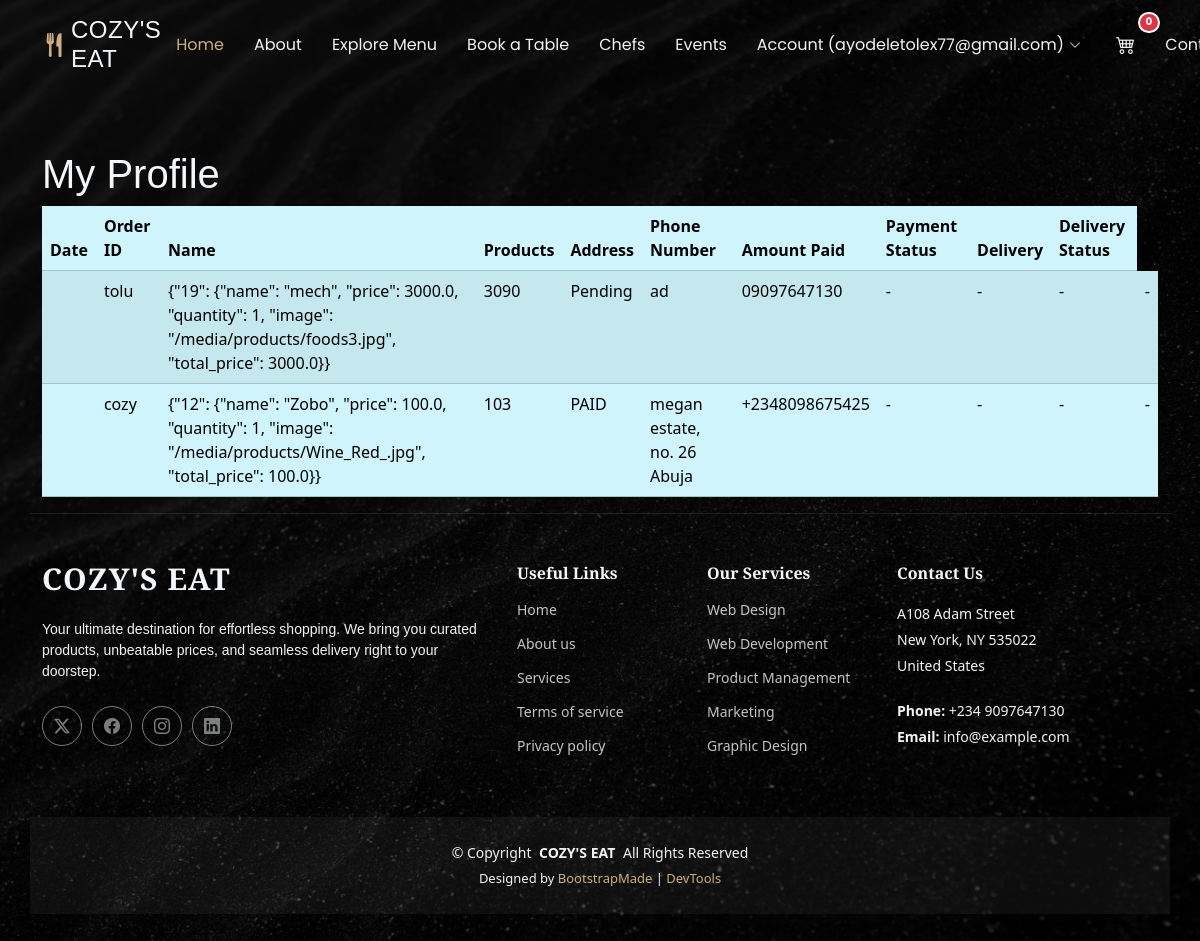
Page /account/profile/ (signed in) on the committed database.
### events/models.py (models this page shows, shortened)
class Orders(models.Model):
    order_id = models.AutoField(primary_key=True)
    items_json = models.CharField(max_length=5000)
    amount = models.IntegerField(default=0)
    name = models.CharField(max_length=90)
    email = models.CharField(max_length=90)
    address1 = models.CharField(max_length=200)
    address2 = models.CharField(max_length=200)
    city = models.CharField(max_length=100)
    state = models.CharField(max_length=100)
    zip_code = models.CharField(max_length=100)
    oid = models.CharField(max_length=50, blank=True)
    amountpaid = models.CharField(max_length=500, blank=True, null=True)
    paymentstatus = models.CharField(max_length=20, blank=True)
    phone = models.CharField(max_length=100, default="")

### account/views.py (the view)
# urls.py: path('profile/', views.profile, name='profile'),
@login_required
def profile(request):
    currentuser = request.user.username
    items = Orders.objects.filter(email=currentuser)
    order_data = []
    for i in items:
        myid = i.oid
        try:
            rid = int(myid.replace("ShopyCart", ""))
            status = OrderUpdate.objects.filter(Order_id=rid).order_by('-timestamp').first()
        except ValueError:
            status = None
        order_data.append({
            'order': i,
            'status': status
        })
    context = {"order_data": order_data}
    return render(request, "profile.html", context)

### events/context_processors.py (called while the page is built)
def cart_count(request):
    count = 0
    cart = request.session.get('cart', {})
    for item in cart.values():
        count += item.get('quantity', 0)
    return {'cart_count': count}

### templates/profile.html (shortened to what this page needs)
{% extends "base.html" %} {% block title %}Profile Page{% endblock title %}
{%block body %}
<section id="portfolio" class="portfolio section">
  <div class="container">
    <h1>My Profile</h1>
    <table class="table table-info table-striped">
      <thead>
        <tr>
          <th scope="col">Date</th>
          <th scope="col">Order ID</th>
          <th scope="col">Name</th>
          <th scope="col">Products</th>
          <th scope="col">Address</th>
          <th scope="col">Phone Number</th>
          <th scope="col">Amount Paid</th>
          <th scope="col">Payment Status</th>
          <th scope="col">Delivery</th>
          <th scope="col">Delivery Status</th>
        </tr>
      </thead>
      <tbody>
        {% for data in order_data %} {% with i=data.order j=data.status %}
        <tr>
          <th scope="row">{{i.oid}}</th>
          <td>{{i.name}}</td>
          <td>{{i.items_json}}</td>
          <td>{{i.amount}}</td>
          <td>{{i.paymentstatus}}</td>
          <td>{{i.address1}}</td>
          <td>{{i.phone}}</td>
          {% if j %}
          <td>{{j.update_desc}}</td>
          <td>{{j.delivered}}</td>
          {% if j.delivered %}
          <td><i class="fa-solid fa-circle-check">Delivered</i></td>
          {% else %}
          <td><i class="fa-solid fa-truck">Not Delivered</i></td>
          {% endif %}
          <td>{{j.timestamp}}</td>
          {% else %}
          <td>-</td>
          <td>-</td>
          <td>-</td>
          <td>-</td>
          {% endif %}
        </tr>
        {% endwith %} {% endfor %}
      </tbody>
    </table>
  </div>
  {% endblock body %}

### templates/base.html (shortened to what this page needs)
{% load static %}
<!DOCTYPE html>
<html lang="en">
<head>
  <link href="{% static "assets/vendor/bootstrap/css/bootstrap.min.css" %}" rel="stylesheet">
  <link href="{% static "assets/vendor/bootstrap-icons/bootstrap-icons.css" %}" rel="stylesheet">
  <link href="{% static "assets/vendor/aos/aos.css" %}" rel="stylesheet">
  <link href="{% static "assets/vendor/swiper/swiper-bundle.min.css" %}" rel="stylesheet">
  <link href="{% static "assets/css/main.css" %}" rel="stylesheet">
</head>
<body class="index-page">
  <header id="header" class="header d-flex align-items-center sticky-top">
    <div class="container position-relative d-flex align-items-center justify-content-between">
      <a href="{% url 'events:base' %}" class="logo d-flex align-items-center me-auto me-xl-0">
        <i class="bi bi-fork-knife"></i>
        <h1 class="sitename">COZY'S EAT</h1>
      </a>
      <nav id="navmenu" class="navmenu">
        <ul>
          <li><a href="{% url 'events:base' %}" class="active">Home</a></li>
          <li><a href="#about">About</a></li>
          <li><a href="{% url 'events:menu_view' %}">Explore Menu</a></li>
          <li><a href="#book-a-table">Book a Table</a></li>
          <li><a href="#chefs">Chefs</a></li>
          <li><a href="#events">Events</a></li>
        {% if user.is_authenticated %}
          <li class="dropdown"><a href="#"><span>Account ({{ user.get_full_name|default:user.username }})</span> <i class="bi bi-chevron-down toggle-dropdown"></i></a>
          </li>
        {% endif %}
        <li>
          <a href="{% url 'events:cart_detail' %}" class="cart-link">
            <i class="bi bi-cart4" style="font-size: 1.2rem;"></i>
            <span class="badge rounded-pill bg-danger cart-badge">
              {{ cart_count|default:"0" }}
            </span>
          </a>
        </li>
          <li><a href="#contact">Contact</a></li>
        </ul>
      </nav>
    </div>
  </header>
  {% block body %}{% endblock %}
  <footer id="footer" class="footer">
    <div class="container footer-top">
      <div class="row gy-4">
        <div class="col-lg-5 col-md-12 footer-about">
          <a href="index.html" class="logo d-flex align-items-center">
            <span class="sitename">COZY'S EAT</span>
          </a>
          <p>Your ultimate destination for effortless shopping. We bring you curated products, unbeatable prices, and seamless delivery right to your doorstep.</p>
          <div class="social-links d-flex mt-4">
            <a href=""><i class="bi bi-twitter-x"></i></a>
            <a href=""><i class="bi bi-facebook"></i></a>
            <a href=""><i class="bi bi-instagram"></i></a>
            <a href=""><i class="bi bi-linkedin"></i></a>
          </div>
        </div>
        <div class="col-lg-2 col-6 footer-links">
          <h4>Useful Links</h4>
          <ul>
            <li><a href="#">Home</a></li>
            <li><a href="#">About us</a></li>
            <li><a href="#">Services</a></li>
            <li><a href="#">Terms of service</a></li>
            <li><a href="#">Privacy policy</a></li>
          </ul>
        </div>
        <div class="col-lg-2 col-6 footer-links">
          <h4>Our Services</h4>
          <ul>
            <li><a href="#">Web Design</a></li>
            <li><a href="#">Web Development</a></li>
            <li><a href="#">Product Management</a></li>
            <li><a href="#">Marketing</a></li>
            <li><a href="#">Graphic Design</a></li>
          </ul>
        </div>
        <div class="col-lg-3 col-md-12 footer-contact text-center text-md-start">
          <h4>Contact Us</h4>
          <p>A108 Adam Street</p>
          <p>New York, NY 535022</p>
          <p>United States</p>
          <p class="mt-4"><strong>Phone:</strong> <span>+234 9097647130</span></p>
          <p><strong>Email:</strong> <span>info@example.com</span></p>
        </div>
      </div>
    </div>
    <div class="container copyright text-center mt-4">
      <p>© <span>Copyright</span> <strong class="px-1 sitename">COZY'S EAT</strong> <span>All Rights Reserved</span></p>
      <div class="credits">
        Designed by <a href="https://bootstrapmade.com/">BootstrapMade</a> | <a href="https://bootstrapmade.com/tools/">DevTools</a>
      </div>
    </div>
  </footer>
</body>
</html>

### rows in the picture
Orders: order.name "tolu", order.items_json "{\"19\": {\"name\": \"mech\", \"price\": 3000.0, \"quantity\": 1, \"image\": \"/media/products/foods3.jpg\", \"total_price\": 3000.0}}", order.amount "3090", order.paymentstatus "Pending", order.address1 "ad", order.phone "09097647130"
Orders: order.name "cozy", order.items_json "{\"12\": {\"name\": \"Zobo\", \"price\": 100.0, \"quantity\": 1, \"image\": \"/media/products/Wine_Red_.jpg\", \"total_price\": 100.0}}", order.amount "103", order.paymentstatus "PAID", order.address1 "megan estate, no. 26 Abuja", order.phone "+2348098675425"

### other values in the picture
{{ user.get_full_name|default:user.username }} "ayodeletolex77@gmail.com"
{{ cart_count|default:"0" }} "0"
